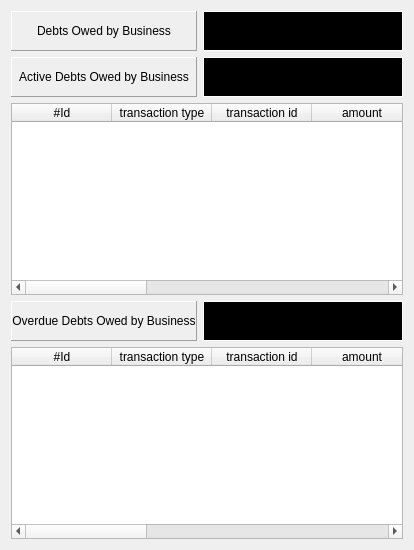
        <widget class="QWidget" name="csh02_injections">
         <layout class="QVBoxLayout" name="verticalLayout_16">
          <item>
           <layout class="QHBoxLayout" name="horizontalLayout_36">
            <item>
             <widget class="QLabel" name="label_191">
              <property name="minimumSize">
               <size>
                <width>0</width>
                <height>40</height>
               </size>
              </property>
              <property name="styleSheet">
               <string notr="true"/>
              </property>
              <property name="frameShape">
               <enum>QFrame::Panel</enum>
              </property>
              <property name="frameShadow">
               <enum>QFrame::Raised</enum>
              </property>
              <property name="text">
               <string>Debts Owed by Business</string>
              </property>
              <property name="alignment">
               <set>Qt::AlignCenter</set>
              </property>
             </widget>
            </item>
            <item>
             <widget class="QLabel" name="lbl_debts_owing_all">
              <property name="minimumSize">
               <size>
                <width>200</width>
                <height>0</height>
               </size>
              </property>
              <property name="maximumSize">
               <size>
                <width>200</width>
                <height>16777215</height>
               </size>
              </property>
              <property name="styleSheet">
               <string notr="true">background-color: rgb(0, 0, 0);
color: rgb(255, 255, 255);
font: 75 12pt &quot;Arial&quot;;</string>
              </property>
              <property name="frameShape">
               <enum>QFrame::Panel</enum>
              </property>
              <property name="frameShadow">
               <enum>QFrame::Plain</enum>
              </property>
              <property name="text">
               <string/>
              </property>
             </widget>
            </item>
           </layout>
          </item>
          <item>
           <layout class="QHBoxLayout" name="horizontalLayout_37">
            <item>
             <widget class="QLabel" name="label_192">
              <property name="minimumSize">
               <size>
                <width>0</width>
                <height>40</height>
               </size>
              </property>
              <property name="styleSheet">
               <string notr="true"/>
              </property>
              <property name="frameShape">
               <enum>QFrame::Panel</enum>
              </property>
              <property name="frameShadow">
               <enum>QFrame::Raised</enum>
              </property>
              <property name="text">
               <string>Active Debts Owed by Business</string>
              </property>
              <property name="alignment">
               <set>Qt::AlignCenter</set>
              </property>
             </widget>
            </item>
            <item>
             <widget class="QLabel" name="lbl_debts_owing_active">
              <property name="minimumSize">
               <size>
                <width>200</width>
                <height>0</height>
               </size>
              </property>
              <property name="maximumSize">
               <size>
                <width>200</width>
                <height>16777215</height>
               </size>
              </property>
              <property name="styleSheet">
               <string notr="true">background-color: rgb(0, 0, 0);
color: rgb(255, 255, 255);
font: 75 12pt &quot;Arial&quot;;</string>
              </property>
              <property name="frameShape">
               <enum>QFrame::Panel</enum>
              </property>
              <property name="frameShadow">
               <enum>QFrame::Plain</enum>
              </property>
              <property name="text">
               <string/>
              </property>
             </widget>
            </item>
           </layout>
          </item>
          <item>
           <widget class="QTableWidget" name="tw_active_debts_owing">
            <column>
             <property name="text">
              <string>#Id</string>
             </property>
            </column>
            <column>
             <property name="text">
              <string>transaction type</string>
             </property>
            </column>
            <column>
             <property name="text">
              <string>transaction id</string>
             </property>
            </column>
            <column>
             <property name="text">
              <string>amount</string>
             </property>
            </column>
            <column>
             <property name="text">
              <string>effect</string>
             </property>
            </column>
            <column>
             <property name="text">
              <string>total</string>
             </property>
            </column>
            <column>
             <property name="text">
              <string>Payment Date</string>
             </property>
            </column>
            <column>
             <property name="text">
              <string>Status</string>
             </property>
            </column>
            <column>
             <property name="text">
              <string>View/Edit</string>
             </property>
            </column>
           </widget>
          </item>
          <item>
           <layout class="QHBoxLayout" name="horizontalLayout_38">
            <item>
             <widget class="QLabel" name="label_193">
              <property name="minimumSize">
               <size>
                <width>0</width>
                <height>40</height>
               </size>
              </property>
              <property name="styleSheet">
               <string notr="true"/>
              </property>
              <property name="frameShape">
               <enum>QFrame::Panel</enum>
              </property>
              <property name="frameShadow">
               <enum>QFrame::Raised</enum>
              </property>
              <property name="text">
               <string>Overdue Debts Owed by Business</string>
              </property>
              <property name="alignment">
               <set>Qt::AlignCenter</set>
              </property>
             </widget>
            </item>
            <item>
             <widget class="QLabel" name="lbl_debts_owing_overdue">
              <property name="minimumSize">
               <size>
                <width>200</width>
                <height>0</height>
               </size>
              </property>
              <property name="maximumSize">
               <size>
                <width>200</width>
                <height>16777215</height>
               </size>
              </property>
              <property name="styleSheet">
               <string notr="true">background-color: rgb(0, 0, 0);
color: rgb(255, 255, 255);
font: 75 12pt &quot;Arial&quot;;</string>
              </property>
              <property name="frameShape">
               <enum>QFrame::Panel</enum>
              </property>
              <property name="frameShadow">
               <enum>QFrame::Plain</enum>
              </property>
              <property name="text">
               <string/>
              </property>
             </widget>
            </item>
           </layout>
          </item>
          <item>
           <widget class="QTableWidget" name="tw_overdue_debts_owing">
            <column>
             <property name="text">
              <string>#Id</string>
             </property>
            </column>
            <column>
             <property name="text">
              <string>transaction type</string>
             </property>
            </column>
            <column>
             <property name="text">
              <string>transaction id</string>
             </property>
            </column>
            <column>
             <property name="text">
              <string>amount</string>
             </property>
            </column>
            <column>
             <property name="text">
              <string>effect</string>
             </property>
            </column>
            <column>
             <property name="text">
              <string>total</string>
             </property>
            </column>
            <column>
             <property name="text">
              <string>Payment Date</string>
             </property>
            </column>
            <column>
             <property name="text">
              <string>Status</string>
             </property>
            </column>
            <column>
             <property name="text">
              <string>View/Edit</string>
             </property>
            </column>
           </widget>
          </item>
         </layout>
        </widget>
